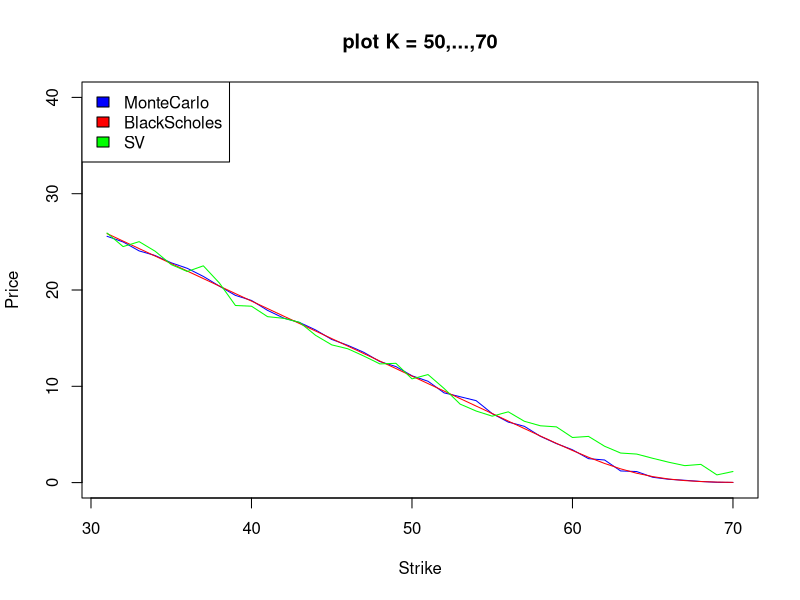

Write the R code that produced this figure. (Note: this script raises an error after producing the figure.)
## ---- chunk 1
knitr::opts_chunk$set(echo = TRUE)
## ---- chunk 2
init_price <- 50
K <- 30
r<- 0.05
sigma <- 0.02
T <- 5
M <- 100
N <- 100
## ---- chunk 3
BS_V0 <- function(S_0, K, r, sigma, T){
  d1 <- (log(S_0/K) + (r + sigma^2/2)*T)/(sigma * sqrt(T)) 
  d2 <- (log(S_0/K) + (r - sigma^2/2)*T)/(sigma * sqrt(T)) 
  res <- S_0 * pnorm(d1) - K*pnorm(d2) * exp(-r * T)
  return(res)
}

MC_BSV0 <- function(S_0, K, r, sigma, T, N, M){
  payoff <- rep(0,M)
  for (i in 1:M){
    s <- S_0
    for (n in 1:N){
      s <- s + r*s*(T/N) + sigma * s * rnorm(1) * sqrt(T/N)
    }
    if (s>K){
      payoff[[i]] <- s-K
    } else{
      payoff[[i]] <- 0
    }
  }
  res <- (1 + r * (T/N))^-N * (mean(payoff))
  return (res)
}

MC_SV0 <- function(S_0, K, r, sigma_0, kappa, theta, miu, rho, T, N, M){
  payoff <- rep(0,M)
  for (i in 1:M){
    s <- S_0
    v<- sigma_0
    vols = rep(0,N)
    for (n in 1:N){
      gts = rnorm(1)
      gtv = rnorm(1)
      s <- s + r*s*(T/N) + sqrt(v) * s * gts * sqrt(T/N)
      v <- v + kappa*(theta-v)*(T/N) + miu*sqrt(v)*sqrt(T/N)*(rho*(gts) + sqrt(1-rho^2)*gtv)
      #vols[[n]] = v
    }
    #plot(c(1:N), vols,main = "vol evolution",ylab="Vols",xlab="Time",type="l")
    if (s>K){
      payoff[[i]] <- s-K
    } else{
      payoff[[i]] <- 0
    }
  }
  res <- (1 + r * (T/N))^-N * mean(payoff)
  return (res)
}

## ---- chunk 4
MC <- rep(0,20)
BS <- rep(0,20)
SV_10k <- rep(0,20)
SV_20k <- rep(0,20)
SV_30k <- rep(0,20)

for (i in 1:40){
  MC[[i]] <- MC_BSV0(init_price, K+i, r, sigma, T, M, N)
  BS[[i]] <- BS_V0(init_price, K+i, r, sigma, T)
  SV_10k[[i]] <- MC_SV0(init_price, K+i, r, sigma^2, 10, 0.004, 0.05 ,-0.8, T, M, N)
  #SV_20k[[i]] <- MC_SV0(init_price, K+i, r, sigma^2, 0.1 , 0.02, 0.00 ,-0, T, M, N)
  #SV_30k[[i]] <- MC_SV0(init_price, K+i, r, sigma^2, 0.5, 0.02, 0.00 ,-0, T, M, N)
}

plot(c(31:70), MC, main = "plot K = 50,...,70", ylab = "Price", xlab="Strike", type = "l", col = "blue", ylim=c(0,40))
lines(31:70, BS, col = "red")
lines(31:70, SV_10k, col = "green")
#lines(21:40, SV_20k, col = "pink")
#lines(21:40, SV_30k, col = "black")
legend("topleft",
       c("MonteCarlo","BlackScholes", "SV"),
       fill=c("blue","red", "green"))
## ---- chunk 5
priceMC <- rep(0,20)
priceBS <- rep(0,20)

for (i in 0:19){
  priceMC[[i+1]] <- MC_V0(init_price, K-19+i, r, sigma, T, M, N)
  priceBS[[i+1]] <- BS_V0(init_price, K-19+i, r, sigma, T)
}
plot(K-rev(c(0:19)), priceMC, main = "Price against Strike", ylab = "Price" , xlab = "Strike", type = "l", col = "blue")
lines(K-rev(c(0:19)), priceBS, col="red")
legend("topleft", c("Monte Carlo", "Black Scholes"), fill=c("blue", "red"))
## ---- chunk 6
sigmas = seq(0,3,0.1)
priceMC = rep(0, length(sigmas))
priceBS = rep(0, length(sigmas))
for (i in 1:length(sigmas)){
  priceMC[[i]] <- MC_V0(init_price, K, r, sigmas[i], T, M, N)
  priceBS[[i]] <- BS_V0(init_price, K, r, sigmas[i], T)
}
plot(sigmas, priceMC, main = "Price against Sigma", ylab="Price",xlab="Volatility", type="l", col="blue")
lines(sigmas, priceBS, col="red")
legend("topleft", c("Monte Carlo", "Black Scholes"), fill = c("blue","red"))
## ---- chunk 7
priceMC <- rep(0,20)
priceBS <- rep(0,20)
priceSV <- rep(0,20)

for (i in 0:19){
  priceMC[[i+1]] <- MC_V0(init_price, K-19+i, r, sigma, T, M, N)
  priceBS[[i+1]] <- BS_V0(init_price, K-19+i, r, sigma, T)
  priceSV[[i+1]] <- MC_SV0(init_price, K-19+i, r, sigma, 0.01, 0.02, 0 ,0, T, M, N)
}
print(priceMC)
print(priceBS)
print(priceSV)
plot(K-rev(c(0:19)), priceMC, main = "Price against Strike", ylab = "Price" , xlab = "Strike", type = "l", col = "blue")
lines(K-rev(c(0:19)), priceBS, col="red")
lines(K-rev(c(0:19)), priceSV, col = "green")
legend("topleft", c("Monte Carlo", "Black Scholes", "SV"), fill=c("blue", "red","green"))
